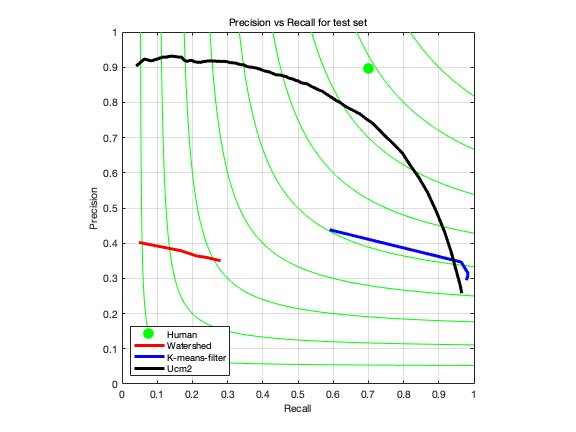
#> input picture 07-BSDS/images/PR_test.png, 576 x 432 px
$ python -i filtering.py   (imports and definitions only)
#> lines starting #> are read from the running program, lines starting #| are printed output that depends on the picture

#!/usr/bin/ipython3

#Gaussian hierarchical filtering
def GHF(path):

    #import lybraries
#> called with path = 'images/PR_test.png'
    from cv2 import cv2
    import numpy as np
    import imageio
    import matplotlib.pyplot as plt

    img = imageio.imread(path)
#> img is the input picture: shape (432, 576, 3); mean R, G, B 245.7, 248.8, 246
    img= cv2.GaussianBlur(img,(7,7),0,0)
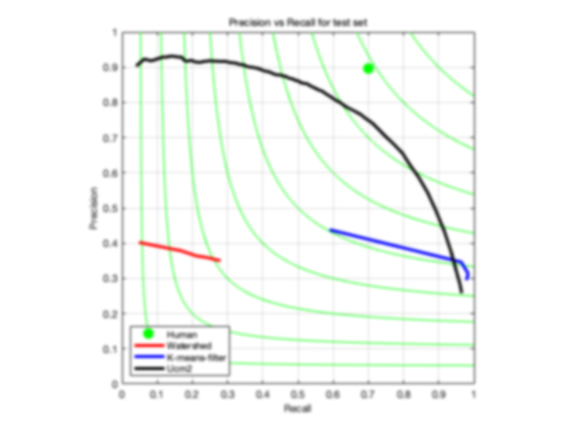
#> img: shape (432, 576, 3); mean R, G, B 245.8, 248.9, 246
    big= imageio.imread(path)
    big= cv2.resize(big,None,fx=2,fy=2)
    big= cv2.GaussianBlur(big,(7,7),0,0)
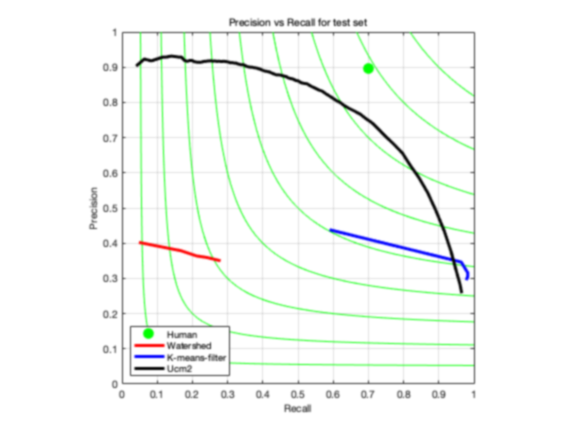
#> big: shape (864, 1152, 3) (shown at 1/2 size); mean R, G, B 245.7, 248.8, 246
    big= cv2.resize(big,None,fx=0.5,fy=0.5)
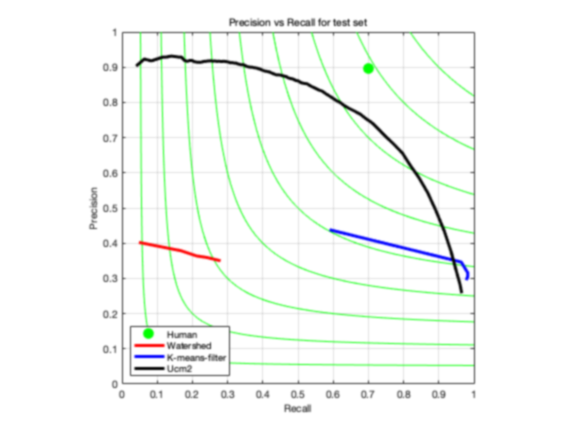
#> big: shape (432, 576, 3); mean R, G, B 245.8, 248.9, 246

    c1= np.dstack((img[:,:,0],big[:,:,0]))
    c1= np.floor(np.mean(c1,axis=2))
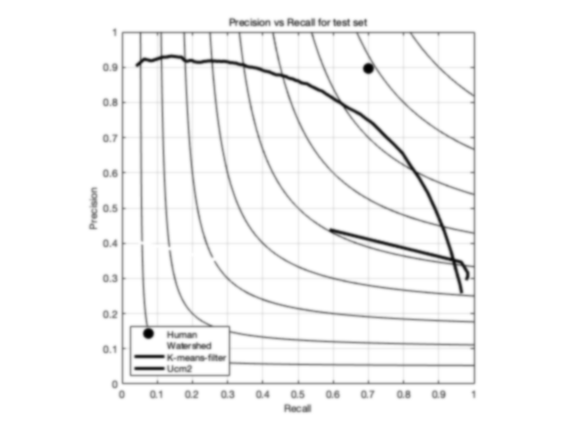
#> c1: shape (432, 576) float64; min 0, max 255, mean 245.7
    c2= np.dstack((img[:,:,1],big[:,:,1]))
    c2= np.floor(np.mean(c2,axis=2))
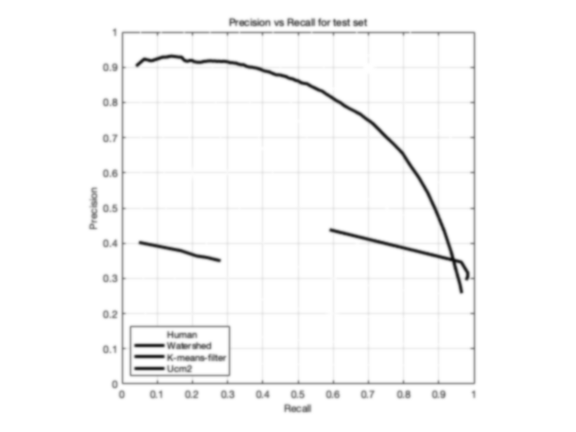
#> c2: shape (432, 576) float64; min 16, max 255, mean 248.8
    c3= np.dstack((img[:,:,2],big[:,:,2]))
    c3= np.floor(np.mean(c3,axis=2))

    final_img= np.stack((c1,c2,c3), axis=-1)
    final_img = final_img.astype(np.uint8)

    return final_img

>>> result = GHF('images/PR_test.png')

$ run again, on 07-BSDS/images/PR_training.png
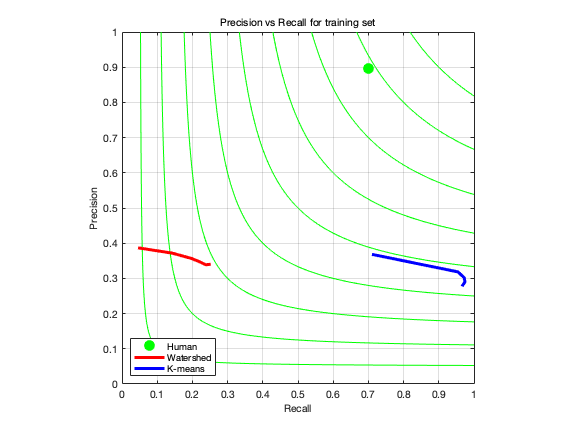
#> input picture 07-BSDS/images/PR_training.png, 576 x 432 px
#> in GHF, img is the input picture: shape (432, 576, 3); mean R, G, B 247.4, 250.6, 247.4
#> in GHF, `c1= np.floor(np.mean(c1,axis=2))`:
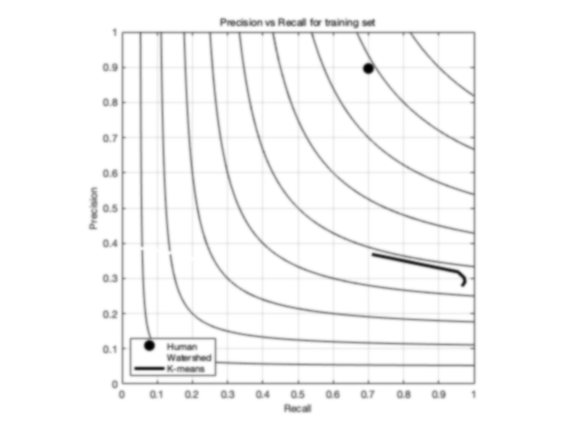
#> c1: shape (432, 576) float64; min 0, max 255, mean 247.3
#> in GHF, `c2= np.floor(np.mean(c2,axis=2))`:
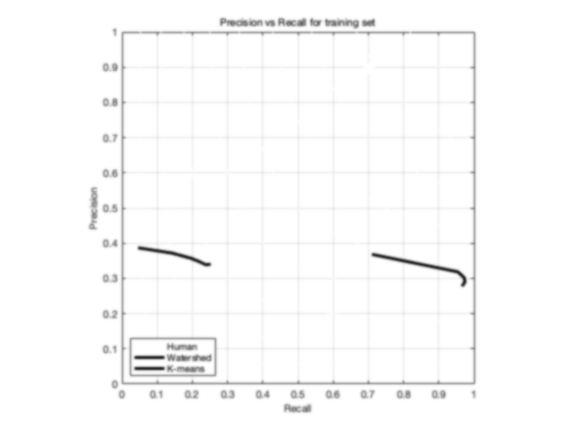
#> c2: shape (432, 576) float64; min 43, max 255, mean 250.6
